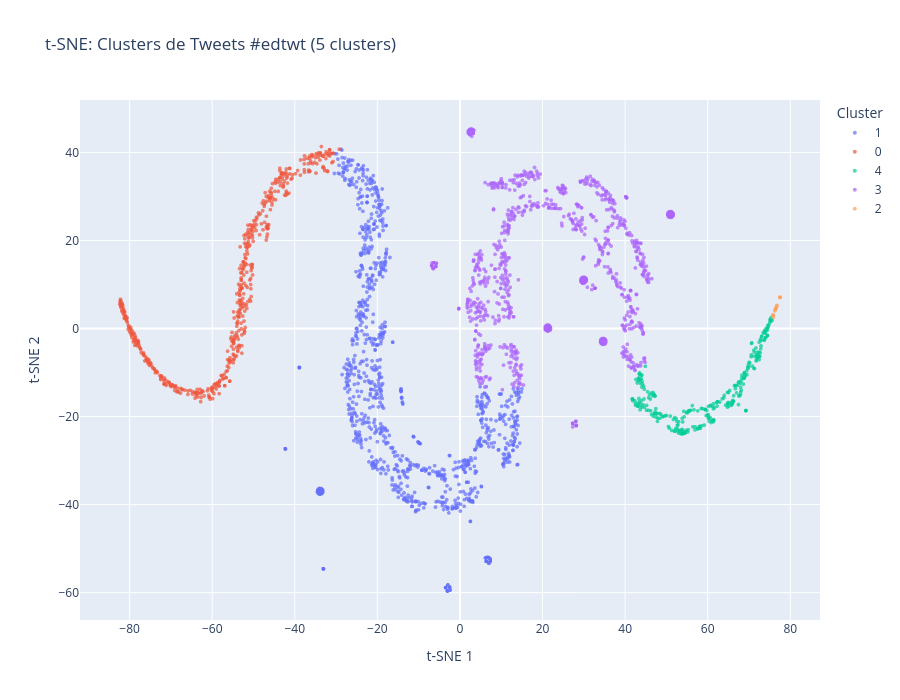

The notebook cell saved with this chart:
### Markdown cell above
visualização 2d com t-sne

### Code cell
perplexity = min(30, len(documentos) // 5)
tsne = TSNE(n_components=2, random_state=42, perplexity=perplexity)
vetores_tsne = tsne.fit_transform(vetores_centralizados)

plot_df = pd.DataFrame({
    't-SNE 1': vetores_tsne[:, 0],
    't-SNE 2': vetores_tsne[:, 1],
    'Cluster': df_cluster['Cluster'].astype(str),
    'Tweet': [t.replace('\n', ' ')[:60] + ('...' if len(t) > 60 else '') for t in documentos]
})

fig = px.scatter(
    plot_df, x='t-SNE 1', y='t-SNE 2', color='Cluster',
    title=f't-SNE: Clusters de Tweets #edtwt ({num_clusters} clusters)',
    hover_data={'t-SNE 1': ':.2f', 't-SNE 2': ':.2f', 'Cluster': True, 'Tweet': True},
    width=900, height=700
)
fig.update_traces(marker=dict(size=4, opacity=0.7))
fig.show()

### Figure 1 — Plotly figure (JSON) as saved in the notebook; plotly's stock layout.template omitted (floating-point values rounded to 4 significant figures; data arrays with more than 128 entries replaced by an {"elided": "..."} marker saying what was removed)
{"data": [{"customdata": {"elided": "1058x2 str values"}, "hovertemplate": "Cluster=%{customdata[0]}<br>t-SNE 1=%{x:.2f}<br>t-SNE 2=%{y:.2f}<br>Tweet=%{customdata[1]}<extra></extra>", "legendgroup": "1", "marker": {"color": "#636efa", "opacity": 0.7, "size": 4, "symbol": "circle"}, "mode": "markers", "name": "1", "showlegend": true, "type": "scattergl", "x": {"elided": "1058 float values"}, "xaxis": "x", "y": {"elided": "1058 float values"}, "yaxis": "y"}, {"customdata": {"elided": "511x2 str values"}, "hovertemplate": "Cluster=%{customdata[0]}<br>t-SNE 1=%{x:.2f}<br>t-SNE 2=%{y:.2f}<br>Tweet=%{customdata[1]}<extra></extra>", "legendgroup": "0", "marker": {"color": "#EF553B", "opacity": 0.7, "size": 4, "symbol": "circle"}, "mode": "markers", "name": "0", "showlegend": true, "type": "scattergl", "x": {"elided": "511 float values"}, "xaxis": "x", "y": {"elided": "511 float values"}, "yaxis": "y"}, {"customdata": {"elided": "281x2 str values"}, "hovertemplate": "Cluster=%{customdata[0]}<br>t-SNE 1=%{x:.2f}<br>t-SNE 2=%{y:.2f}<br>Tweet=%{customdata[1]}<extra></extra>", "legendgroup": "4", "marker": {"color": "#00cc96", "opacity": 0.7, "size": 4, "symbol": "circle"}, "mode": "markers", "name": "4", "showlegend": true, "type": "scattergl", "x": {"elided": "281 float values"}, "xaxis": "x", "y": {"elided": "281 float values"}, "yaxis": "y"}, {"customdata": {"elided": "937x2 str values"}, "hovertemplate": "Cluster=%{customdata[0]}<br>t-SNE 1=%{x:.2f}<br>t-SNE 2=%{y:.2f}<br>Tweet=%{customdata[1]}<extra></extra>", "legendgroup": "3", "marker": {"color": "#ab63fa", "opacity": 0.7, "size": 4, "symbol": "circle"}, "mode": "markers", "name": "3", "showlegend": true, "type": "scattergl", "x": {"elided": "937 float values"}, "xaxis": "x", "y": {"elided": "937 float values"}, "yaxis": "y"}, {"customdata": [["2", "@vernoncinefilo ???? te querem no #edtwt"], ["2", "@MarielAiex Mais uma pro #edtwt"], ["2", "@ywsvul se pesem #edtwt"], ["2", "mais um pro #edtwt"], ["2", "@naoisantista eu quando sou #edtwt"], ["2", "questão do #edtwt"], ["2", "Obrigada #edtwt"], ["2", "@ryanmaluco vai ter #edtwt hoje"], ["2", "@gloomistrix Alguém do #edtwt sabe?"], ["2", "@afrobonecoS2 o #edtwt  em peso"], ["2", "eu no #edtwt"], ["2", "voltei #edtwt"], ["2", "@gagaiusss Vc no #edtwt"], ["2", "@pizzam4rguerita faço parte do #edtwt"], ["2", "Mais um ponto pro #edtwt"], ["2", "@gusyeva_ Essa já pode ir pro #edtwt"], ["2", "eu quando to #edtwt"], ["2", "fim de mês....#edtwt"], ["2", "@taesanpostou #edtwt sabe"], ["2", "bem vinda ao #edtwt"], ["2", "@felizsozinh0 Vai ter gorda no #edtwt sim!"], ["2", "@felipuu1 @lov4yyxy Essa vai pro #edtwt"], ["2", "@Beatrizferndss de hoje #edtwt"], ["2", "@vascaranha @rebkkkj MUITO EU #edtwt"], ["2", "@lelecobfr Bem vindo ao #edtwt"], ["2", "#edtwt nunca"], ["2", "boa tarde #edtwt"], ["2", "quero fazer parte do #edtwt"]], "hovertemplate": "Cluster=%{customdata[0]}<br>t-SNE 1=%{x:.2f}<br>t-SNE 2=%{y:.2f}<br>Tweet=%{customdata[1]}<extra></extra>", "legendgroup": "2", "marker": {"color": "#FFA15A", "opacity": 0.7, "size": 4, "symbol": "circle"}, "mode": "markers", "name": "2", "showlegend": true, "type": "scattergl", "x": [77.5, 75.82, 76.76, 75.82, 77.5, 77.5, 77.5, 76.38, 75.84, 76.76, 77.5, 76.27, 76.55, 77.5, 75.82, 75.82, 76.6, 77.5, 77.5, 77.5, 76.53, 75.82, 76.38, 77.5, 77.5, 77.5, 77.5, 77.5], "xaxis": "x", "y": [7.084, 3.045, 5.224, 3.045, 7.084, 7.084, 7.084, 4.341, 2.492, 5.224, 7.084, 4.002, 4.696, 7.084, 3.045, 3.045, 4.832, 7.084, 7.084, 7.084, 4.577, 3.045, 4.341, 7.084, 7.084, 7.084, 7.084, 7.084], "yaxis": "y"}], "layout": {"height": 700, "legend": {"title": {"text": "Cluster"}, "tracegroupgap": 0}, "title": {"text": "t-SNE: Clusters de Tweets #edtwt (5 clusters)"}, "width": 900, "xaxis": {"anchor": "y", "domain": [0, 1], "title": {"text": "t-SNE 1"}}, "yaxis": {"anchor": "x", "domain": [0, 1], "title": {"text": "t-SNE 2"}}}}
